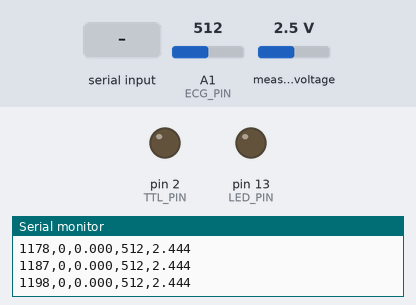
This sketch was run on a simulated Arduino Uno, built with avr-gcc and run on an emulated ATmega328P. Parts: output pins drawn as LEDs (lit = HIGH), the last lines printed to the serial monitor. The test bench sets the inputs (shaded band); at power-on: A1 (ECG_PIN) = 512, measured voltage 2.5 V.

Above: at 1.2 s.
1.3 s: "experiment_start\n" received over Serial
At 2.5 s:
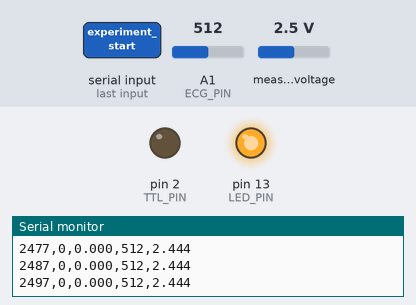
2.8 s: "experiment_end\n" received over Serial
At 3.5 s:
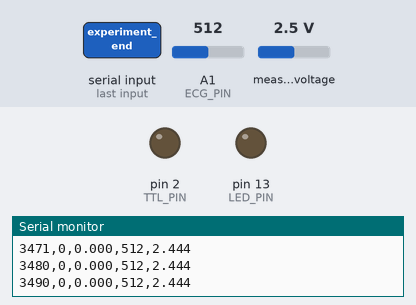
7.3 s: A1 (ECG_PIN) set to 11
8.8 s: A1 (ECG_PIN) set to 8
10.3 s: "1\n" received over Serial
Timing chart, 0 to 12.8 s (numbered marks = the images above; inputs shaded):
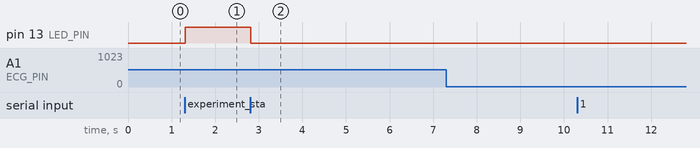

The sketch:

arduino_physio_bridge_v3_3.ino
```cpp
// ============================================================================
// ARDUINO PHYSIO BRIDGE  v3.3
// Hardware:
//   GSR  — CJMCU-6107  →  ADS1115 AIN0  (I2C: SDA→A4, SCL→A5, ADDR→GND)
//   ECG  — Olimex SHIELD-EKG-EMG → A1   (AIN_SEL jumper position 2)
//   MCU  — Arduino Uno R3
//
// CJMCU-6107 circuit topology (confirmed by 5.14V open-circuit reading):
//
//   VCC ──[ R_ref 100kΩ ]──┬── SIG out → ADS1115 AIN0
//                          │
//                      [ R_skin / fingers ]
//                          │
//                         GND
//
//   Electrodes not connected  → V_out = VCC (~5.14V)   ← open circuit
//   Fingers on pads           → V_out DROPS toward 0V  (more conductance = lower V)
//   Electrodes shorted        → V_out = 0V
//
//   VCC is auto-measured from Arduino's internal 1.1V bandgap at startup.
//   No hardcoded supply voltage needed.
//
// Serial output format (v3.3):
//   {ms},{rawGSR},{GSR_uS},{rawECG},{ECG_mV}[,{marker}]
//   No leading 'T', no duplicate timestamp field.
//   Marker field is omitted entirely when no marker is active.
//
// Changes from v3.2:
//   - Removed leading 'T' character and duplicate ms field from data lines
//   - Marker field only appended when non-empty (no trailing comma)
//   - F() macros on all setup() strings → frees ~400 bytes of RAM
//   - Keepalive LED blink every 25 s when idle → prevents powerbank shutoff
//   - Version bump to v3.3
//
// Required libraries: Adafruit ADS1X15, Adafruit BusIO
// ============================================================================


#include <Wire.h>
#include <Adafruit_ADS1X15.h>


// ── Pin assignments ──────────────────────────────────────────────────────────
#define ECG_PIN   A1
#define TTL_PIN    2
#define LED_PIN   13


// ── ADS1115 ──────────────────────────────────────────────────────────────────
Adafruit_ADS1115 ads;
const float ADS_MV_PER_BIT = 0.1875f;   // GAIN_TWOTHIRDS: ±6.144V, 0.1875 mV/LSB


// ── GSR conversion constants ─────────────────────────────────────────────────
const float GSR_REF_OHMS = 100000.0f;   // 100 kΩ reference resistor
float       GSR_VCC      = 5.0f;        // Updated at startup by readArduinoVCC()


// ── ECG conversion ───────────────────────────────────────────────────────────
const float ECG_VREF_MV = 5000.0f;
const float ECG_BIAS_MV = 2500.0f;


// ── Timing ───────────────────────────────────────────────────────────────────
const unsigned long SAMPLE_US          = 4000UL;   // 250 Hz
const unsigned long MARKER_PERSIST_MS  = 100UL;
const unsigned long TTL_PULSE_US       = 5000UL;
const unsigned long KEEPALIVE_MS       = 25000UL;  // powerbank keepalive interval


char          currentMarker[64] = "";
unsigned long markerEndMs       = 0;
unsigned long lastSampleUs      = 0;
unsigned long lastKeepaliveMs   = 0;
bool          recording         = false;


// ============================================================================
// Read actual Arduino VCC using internal 1.1V bandgap reference.
// Works on Uno/Nano/Mega — no external components needed.
// Returns supply voltage in volts (typically 4.9–5.2V on USB power).
// ============================================================================
float readArduinoVCC() {
  ADMUX = _BV(REFS0) | _BV(MUX3) | _BV(MUX2) | _BV(MUX1);
  delay(4);
  ADCSRA |= _BV(ADSC);
  while (bit_is_set(ADCSRA, ADSC));
  long raw = ADCL | (ADCH << 8);
  return 1125300L / raw / 1000.0f;
}


// ============================================================================
// GSR conversion — CJMCU-6107 standard voltage-divider topology:
//   V_out = VCC × R_skin / (R_ref + R_skin)
//   R_skin = R_ref × V_out / (VCC − V_out)
//   GSR_µS = 1,000,000 / R_skin
// ============================================================================
float adsRawToVolts(int16_t raw) {
  return max(0.0f, (float)raw * ADS_MV_PER_BIT / 1000.0f);
}


float voltsToGSR_uS(float V_out) {
  if (V_out > (GSR_VCC - 0.100f)) return 0.0f;  // Near VCC = electrodes disconnected
  if (V_out < 0.010f)             return 0.0f;  // Near 0V  = short circuit
  float denom = GSR_VCC - V_out;
  if (denom < 0.001f) return 0.0f;
  float R_skin = GSR_REF_OHMS * V_out / denom;
  if (R_skin < 1.0f) return 0.0f;
  return 1000000.0f / R_skin;
}


float adcToECG_mV(int raw) {
  return ((float)raw / 1023.0f) * ECG_VREF_MV - ECG_BIAS_MV;
}


void fireTTL(const char* label) {
  digitalWrite(TTL_PIN, HIGH);
  delayMicroseconds(TTL_PULSE_US);
  digitalWrite(TTL_PIN, LOW);
  Serial.print(F("TTLPULSESENT,"));
  Serial.println(label);
}


void handleIncomingSerial() {
  static char    buf[64];
  static uint8_t idx = 0;
  while (Serial.available()) {
    char c = Serial.read();
    if (c == '\n' || c == '\r') {
      if (idx > 0) {
        buf[idx] = '\0'; idx = 0;
        strncpy(currentMarker, buf, sizeof(currentMarker) - 1);
        currentMarker[sizeof(currentMarker) - 1] = '\0';
        markerEndMs = millis() + MARKER_PERSIST_MS;
        fireTTL(currentMarker);
        if (strstr(currentMarker, "experiment_start")) { recording = true;  digitalWrite(LED_PIN, HIGH); }
        if (strstr(currentMarker, "experiment_end"))   { recording = false; digitalWrite(LED_PIN, LOW);  }
      }
    } else if (idx < sizeof(buf) - 1) {
      buf[idx++] = c;
    }
  }
}


// ============================================================================
void setup() {
  Serial.begin(115200);
  while (!Serial) { ; }

  pinMode(TTL_PIN, OUTPUT);
  pinMode(LED_PIN, OUTPUT);
  digitalWrite(TTL_PIN, LOW);
  digitalWrite(LED_PIN, LOW);

  // ── Measure actual VCC ────────────────────────────────────────────────────
  GSR_VCC = readArduinoVCC();

  // ── Initialise ADS1115 ────────────────────────────────────────────────────
  ads.setGain(GAIN_TWOTHIRDS);
  ads.setDataRate(RATE_ADS1115_475SPS);
  if (!ads.begin()) {
    Serial.println(F("# FATAL: ADS1115 not found!"));
    Serial.println(F("#   Check: SDA->A4  SCL->A5  VDD->5V  GND->GND  ADDR->GND"));
    while (true) { digitalWrite(LED_PIN, !digitalRead(LED_PIN)); delay(200); }
  }

  ads.startADCReading(ADS1X15_REG_CONFIG_MUX_SINGLE_0, /*continuous=*/true);
  delay(10);

  // ── Print header ──────────────────────────────────────────────────────────
  Serial.println(F("# ============================================================"));
  Serial.println(F("# ARDUINO PHYSIO BRIDGE  v3.3"));
  Serial.println(F("# GSR  : CJMCU-6107 -> ADS1115 AIN0 (standard topology)"));
  Serial.println(F("#         Electrodes off  = high voltage (~VCC)"));
  Serial.println(F("#         Fingers on pads = voltage DROPS with conductance"));
  Serial.print(  F("# VCC  : ")); Serial.print(GSR_VCC, 3); Serial.println(F("V  (measured from internal bandgap)"));
  Serial.println(F("# ECG  : Olimex SHIELD-EKG-EMG -> A1"));
  Serial.println(F("# Rate : 250 Hz"));
  Serial.println(F("# Format: {ms},{rawGSR},{GSR_uS},{rawECG},{ECG_mV}[,{marker}]"));
  Serial.println(F("# ============================================================"));

  // ── Startup check ─────────────────────────────────────────────────────────
  int16_t gsrRaw   = ads.getLastConversionResults();
  float   gsrVolts = adsRawToVolts(gsrRaw);
  float   gsrUS    = voltsToGSR_uS(gsrVolts);

  Serial.print(F("# GSR startup: raw=")); Serial.print(gsrRaw);
  Serial.print(F("  V="));               Serial.print(gsrVolts, 3);
  Serial.print(F("V  gsr="));            Serial.print(gsrUS, 2);
  Serial.println(F(" uS"));

  if (gsrVolts > GSR_VCC - 0.1f) {
    Serial.println(F("# Note: near VCC = electrodes disconnected. Attach to see signal."));
    Serial.print(  F("#   With fingers expect V to drop to ~"));
    float V_10uS = GSR_VCC * 100000.0f / (100000.0f + 100000.0f);
    Serial.print(V_10uS, 2);
    Serial.println(F("V (10 uS resting estimate)"));
  } else if (gsrVolts < 0.05f) {
    Serial.println(F("# WARNING: near 0V = electrode leads shorted?"));
  } else {
    Serial.print(F("# GSR live: ")); Serial.print(gsrUS, 1); Serial.println(F(" uS"));
  }

  Serial.println(F("# Ready. Waiting for 'experiment_start' marker."));
  lastSampleUs    = micros();
  lastKeepaliveMs = millis();
}


// ============================================================================
void loop() {
  handleIncomingSerial();

  // ── Powerbank keepalive: brief LED blink when idle ────────────────────────
  if (!recording) {
    unsigned long nowMs = millis();
    if (nowMs - lastKeepaliveMs >= KEEPALIVE_MS) {
      lastKeepaliveMs = nowMs;
      digitalWrite(LED_PIN, HIGH);
      delay(50);
      digitalWrite(LED_PIN, LOW);
    }
  }

  // ── 250 Hz sample timing ──────────────────────────────────────────────────
  unsigned long nowUs = micros();
  if (nowUs - lastSampleUs < SAMPLE_US) return;
  if (nowUs - lastSampleUs > 2UL * SAMPLE_US) lastSampleUs = nowUs;
  else                                          lastSampleUs += SAMPLE_US;

  int16_t rawGSR = ads.getLastConversionResults();
  int     rawECG = analogRead(ECG_PIN);

  float gsr_uS = voltsToGSR_uS(adsRawToVolts(rawGSR));
  float ecg_mV = adcToECG_mV(rawECG);

  // ── Serial output (v3.3 format) ───────────────────────────────────────────
  // Format: {ms},{rawGSR},{GSR_uS},{rawECG},{ECG_mV}[,{marker}]
  // Marker field omitted when no marker is active (no trailing comma).
  unsigned long ms = millis();
  Serial.print(ms);
  Serial.print(','); Serial.print(rawGSR);
  Serial.print(','); Serial.print(gsr_uS, 3);
  Serial.print(','); Serial.print(rawECG);
  Serial.print(',');
  if (millis() <= markerEndMs && currentMarker[0] != '\0') {
    Serial.print(ecg_mV, 3);
    Serial.print(','); Serial.println(currentMarker);
  } else {
    Serial.println(ecg_mV, 3);
  }
}
```

Measured:
- after the input at 1.3 s, pin 13 (LED_PIN): LOW → HIGH at once
- after the input at 2.8 s, pin 13 (LED_PIN): HIGH → LOW at once
